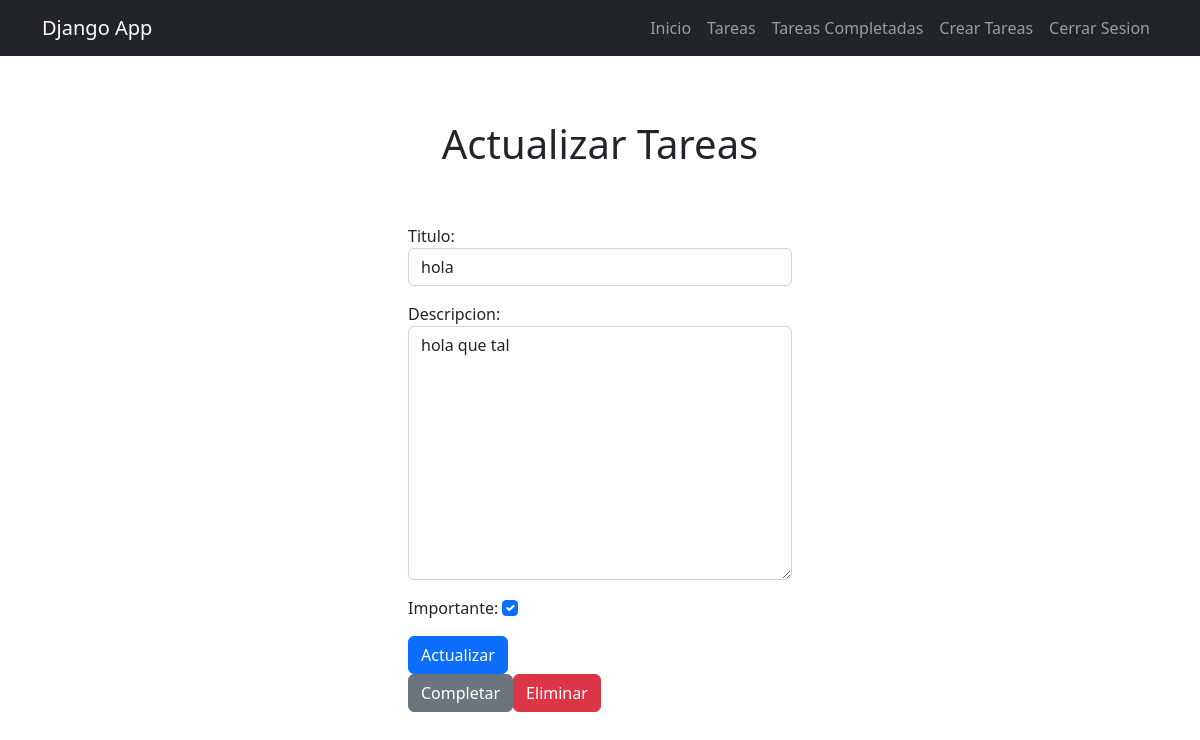
Page /tareas/4 (signed in) on the committed database.
### tareas/models.py (models this page shows, shortened)
class Tareas(models.Model):
    titulo = models.CharField(max_length=100)
    descripcion = models.TextField(blank=True)
    creado = models.DateTimeField(auto_now_add=True)
    fechacompletada = models.DateTimeField(null=True, blank=True)
    importante = models.BooleanField(default=False)
    user = models.ForeignKey(User, on_delete=models.CASCADE)

### tareas/views.py (the view, shortened to what this page needs)
# urls.py: path('tareas/<int:tareas_id>', views.tareas_detalles, name='tareas_detalles'),
@login_required
def tareas_detalles(request, tareas_id):
    if request.method == 'GET':
        tarea = get_object_or_404(Tareas, pk=tareas_id, user = request.user)
        formulario = TareasFormulario(instance=tarea)
        return render(request, 'tareas_detalles.html', {'tareas': tarea, 'formulario': formulario})

### tareas/forms.py
class TareasFormulario(forms.ModelForm):
    class Meta:
        model = Tareas
        fields = ['titulo', 'descripcion', 'importante']
        widgets = {
            'titulo': forms.TextInput(attrs={'class': 'form-control'}),
            'descripcion': forms.Textarea(attrs={'class': 'form-control'}),
            'importante': forms.CheckboxInput(attrs={'class': 'form-check-input'}),
        }

### tareas/templates/tareas_detalles.html (shortened to what this page needs)
{% extends 'base.html' %}
{% block content %}
<main class="conteiner">
    <div class="row">
        <div class="col-md-4 offset-md-4">
            <h1 class="text-center py-5">Actualizar Tareas</h1>
            <form method="POST">
                {{formulario.as_p}}
                <button class="btn btn-primary">
                    Actualizar
                </button>
            </form>
            <div class="md-5 d-flex">
                <form action="{% url 'completar_tareas' tareas.id %}" method="POST">
                    <button class="btn btn-secondary">
                        Completar
                    </button>
                </form>
                <form action="{% url 'eliminar_tareas' tareas.id %}" method="POST">
                    <button class="btn btn-danger">
                        Eliminar
                    </button>
                </form>
            </div>
        </div>
    </div>
</main>
{% endblock %}

### rows in the picture
Tareas: titulo "hola", descripcion "hola que tal", importante "☑"
